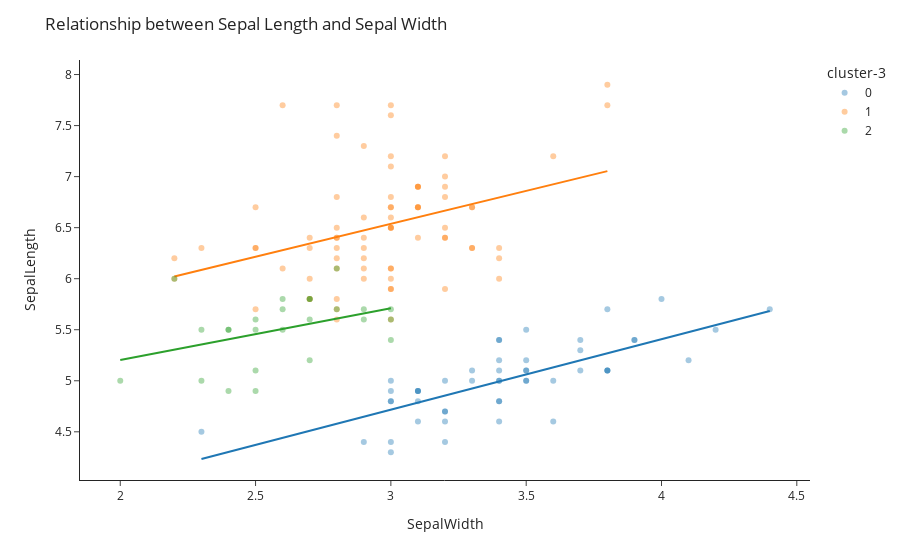

This figure's notebook cell:
### Markdown cell above
Update the plot by coloring by `cluster-3`. Name the new resulting plot `fig_iris_cluster_3`. Update and show the plot `fig_iris_cluster_3` as before.

### Code cell
fig_iris_cluster_3 = px.scatter(dta_iris_new, 
                              x="SepalWidth", 
                              y="SepalLength",
                              color="cluster-3",
                              template = "simple_white",
                              opacity = 0.4,
                              trendline="ols")

fig_iris_cluster_3.update_layout(title_text="Relationship between Sepal Length and Sepal Width")

fig_iris_cluster_3.show()

### Figure 1 — Plotly figure (JSON) as saved in the notebook; plotly's stock layout.template omitted (floating-point values rounded to 4 significant figures)
{"data": [{"hovertemplate": "cluster-3=0<br>SepalWidth=%{x}<br>SepalLength=%{y}<extra></extra>", "legendgroup": "0", "marker": {"color": "#1F77B4", "opacity": 0.4, "symbol": "circle"}, "mode": "markers", "name": "0", "showlegend": true, "type": "scatter", "x": [3.5, 3, 3.2, 3.1, 3.6, 3.9, 3.4, 3.4, 2.9, 3.1, 3.7, 3.4, 3, 3, 4, 4.4, 3.9, 3.5, 3.8, 3.8, 3.4, 3.7, 3.6, 3.3, 3.4, 3, 3.4, 3.5, 3.4, 3.2, 3.1, 3.4, 4.1, 4.2, 3.1, 3.2, 3.5, 3.1, 3, 3.4, 3.5, 2.3, 3.2, 3.5, 3.8, 3, 3.8, 3.2, 3.7, 3.3], "xaxis": "x", "y": [5.1, 4.9, 4.7, 4.6, 5, 5.4, 4.6, 5, 4.4, 4.9, 5.4, 4.8, 4.8, 4.3, 5.8, 5.7, 5.4, 5.1, 5.7, 5.1, 5.4, 5.1, 4.6, 5.1, 4.8, 5, 5, 5.2, 5.2, 4.7, 4.8, 5.4, 5.2, 5.5, 4.9, 5, 5.5, 4.9, 4.4, 5.1, 5, 4.5, 4.4, 5, 5.1, 4.8, 5.1, 4.6, 5.3, 5], "yaxis": "y"}, {"hovertemplate": "<b>OLS trendline</b><br>SepalLength = 0.690854 * SepalWidth + 2.64466<br>R<sup>2</sup>=0.557681<br><br>cluster-3=0<br>SepalWidth=%{x}<br>SepalLength=%{y} <b>(trend)</b><extra></extra>", "legendgroup": "0", "marker": {"color": "#1F77B4", "symbol": "circle"}, "mode": "lines", "name": "0", "showlegend": false, "type": "scatter", "x": [2.3, 2.9, 3, 3, 3, 3, 3, 3, 3.1, 3.1, 3.1, 3.1, 3.1, 3.2, 3.2, 3.2, 3.2, 3.2, 3.3, 3.3, 3.4, 3.4, 3.4, 3.4, 3.4, 3.4, 3.4, 3.4, 3.4, 3.5, 3.5, 3.5, 3.5, 3.5, 3.5, 3.6, 3.6, 3.7, 3.7, 3.7, 3.8, 3.8, 3.8, 3.8, 3.9, 3.9, 4, 4.1, 4.2, 4.4], "xaxis": "x", "y": [4.234, 4.648, 4.717, 4.717, 4.717, 4.717, 4.717, 4.717, 4.786, 4.786, 4.786, 4.786, 4.786, 4.855, 4.855, 4.855, 4.855, 4.855, 4.924, 4.924, 4.994, 4.994, 4.994, 4.994, 4.994, 4.994, 4.994, 4.994, 4.994, 5.063, 5.063, 5.063, 5.063, 5.063, 5.063, 5.132, 5.132, 5.201, 5.201, 5.201, 5.27, 5.27, 5.27, 5.27, 5.339, 5.339, 5.408, 5.477, 5.546, 5.684], "yaxis": "y"}, {"hovertemplate": "cluster-3=1<br>SepalWidth=%{x}<br>SepalLength=%{y}<extra></extra>", "legendgroup": "1", "marker": {"color": "#FF7F0E", "opacity": 0.4, "symbol": "circle"}, "mode": "markers", "name": "1", "showlegend": true, "type": "scatter", "x": [3.2, 3.2, 3.1, 2.8, 2.8, 3.3, 2.9, 3, 2.9, 3.1, 3, 2.2, 3.2, 2.5, 2.8, 2.9, 3, 2.8, 3, 2.9, 2.7, 3.4, 3.1, 2.3, 3, 2.9, 3.3, 2.7, 3, 2.9, 3, 3, 2.9, 2.5, 3.6, 3.2, 2.7, 3, 2.5, 2.8, 3.2, 3, 3.8, 2.6, 2.2, 3.2, 2.8, 2.8, 2.7, 3.3, 3.2, 2.8, 3, 2.8, 3, 2.8, 3.8, 2.8, 2.8, 2.6, 3, 3.4, 3.1, 3, 3.1, 3.1, 3.1, 2.7, 3.2, 3.3, 3, 2.5, 3, 3.4, 3], "xaxis": "x", "y": [7, 6.4, 6.9, 6.5, 5.7, 6.3, 6.6, 5.9, 6.1, 6.7, 5.6, 6.2, 5.9, 6.3, 6.1, 6.4, 6.6, 6.8, 6.7, 6, 6, 6, 6.7, 6.3, 6.1, 6.2, 6.3, 5.8, 7.1, 6.3, 6.5, 7.6, 7.3, 6.7, 7.2, 6.5, 6.4, 6.8, 5.7, 5.8, 6.4, 6.5, 7.7, 7.7, 6, 6.9, 5.6, 7.7, 6.3, 6.7, 7.2, 6.2, 6.1, 6.4, 7.2, 7.4, 7.9, 6.4, 6.3, 6.1, 7.7, 6.3, 6.4, 6, 6.9, 6.7, 6.9, 5.8, 6.8, 6.7, 6.7, 6.3, 6.5, 6.2, 5.9], "yaxis": "y"}, {"hovertemplate": "<b>OLS trendline</b><br>SepalLength = 0.645811 * SepalWidth + 4.60001<br>R<sup>2</sup>=0.130043<br><br>cluster-3=1<br>SepalWidth=%{x}<br>SepalLength=%{y} <b>(trend)</b><extra></extra>", "legendgroup": "1", "marker": {"color": "#FF7F0E", "symbol": "circle"}, "mode": "lines", "name": "1", "showlegend": false, "type": "scatter", "x": [2.2, 2.2, 2.3, 2.5, 2.5, 2.5, 2.5, 2.6, 2.6, 2.7, 2.7, 2.7, 2.7, 2.7, 2.8, 2.8, 2.8, 2.8, 2.8, 2.8, 2.8, 2.8, 2.8, 2.8, 2.8, 2.8, 2.9, 2.9, 2.9, 2.9, 2.9, 2.9, 2.9, 3, 3, 3, 3, 3, 3, 3, 3, 3, 3, 3, 3, 3, 3, 3, 3, 3, 3.1, 3.1, 3.1, 3.1, 3.1, 3.1, 3.1, 3.2, 3.2, 3.2, 3.2, 3.2, 3.2, 3.2, 3.2, 3.3, 3.3, 3.3, 3.3, 3.4, 3.4, 3.4, 3.6, 3.8, 3.8], "xaxis": "x", "y": [6.021, 6.021, 6.085, 6.215, 6.215, 6.215, 6.215, 6.279, 6.279, 6.344, 6.344, 6.344, 6.344, 6.344, 6.408, 6.408, 6.408, 6.408, 6.408, 6.408, 6.408, 6.408, 6.408, 6.408, 6.408, 6.408, 6.473, 6.473, 6.473, 6.473, 6.473, 6.473, 6.473, 6.537, 6.537, 6.537, 6.537, 6.537, 6.537, 6.537, 6.537, 6.537, 6.537, 6.537, 6.537, 6.537, 6.537, 6.537, 6.537, 6.537, 6.602, 6.602, 6.602, 6.602, 6.602, 6.602, 6.602, 6.667, 6.667, 6.667, 6.667, 6.667, 6.667, 6.667, 6.667, 6.731, 6.731, 6.731, 6.731, 6.796, 6.796, 6.796, 6.925, 7.054, 7.054], "yaxis": "y"}, {"hovertemplate": "cluster-3=2<br>SepalWidth=%{x}<br>SepalLength=%{y}<extra></extra>", "legendgroup": "2", "marker": {"color": "#2CA02C", "opacity": 0.4, "symbol": "circle"}, "mode": "markers", "name": "2", "showlegend": true, "type": "scatter", "x": [2.3, 2.4, 2.7, 2, 2.2, 2.9, 2.7, 2.5, 2.8, 2.6, 2.4, 2.4, 2.7, 3, 3, 2.5, 2.6, 2.6, 2.3, 2.7, 3, 2.9, 2.5, 2.8, 2.5], "xaxis": "x", "y": [5.5, 4.9, 5.2, 5, 6, 5.6, 5.8, 5.6, 6.1, 5.7, 5.5, 5.5, 5.8, 5.4, 5.6, 5.5, 5.5, 5.8, 5, 5.6, 5.7, 5.7, 5.1, 5.7, 4.9], "yaxis": "y"}, {"hovertemplate": "<b>OLS trendline</b><br>SepalLength = 0.506098 * SepalWidth + 4.19215<br>R<sup>2</sup>=0.164189<br><br>cluster-3=2<br>SepalWidth=%{x}<br>SepalLength=%{y} <b>(trend)</b><extra></extra>", "legendgroup": "2", "marker": {"color": "#2CA02C", "symbol": "circle"}, "mode": "lines", "name": "2", "showlegend": false, "type": "scatter", "x": [2, 2.2, 2.3, 2.3, 2.4, 2.4, 2.4, 2.5, 2.5, 2.5, 2.5, 2.6, 2.6, 2.6, 2.7, 2.7, 2.7, 2.7, 2.8, 2.8, 2.9, 2.9, 3, 3, 3], "xaxis": "x", "y": [5.204, 5.306, 5.356, 5.356, 5.407, 5.407, 5.407, 5.457, 5.457, 5.457, 5.457, 5.508, 5.508, 5.508, 5.559, 5.559, 5.559, 5.559, 5.609, 5.609, 5.66, 5.66, 5.71, 5.71, 5.71], "yaxis": "y"}], "layout": {"legend": {"title": {"text": "cluster-3"}, "tracegroupgap": 0}, "margin": {"t": 60}, "title": {"text": "Relationship between Sepal Length and Sepal Width"}, "xaxis": {"anchor": "y", "domain": [0, 1], "title": {"text": "SepalWidth"}}, "yaxis": {"anchor": "x", "domain": [0, 1], "title": {"text": "SepalLength"}}}}
